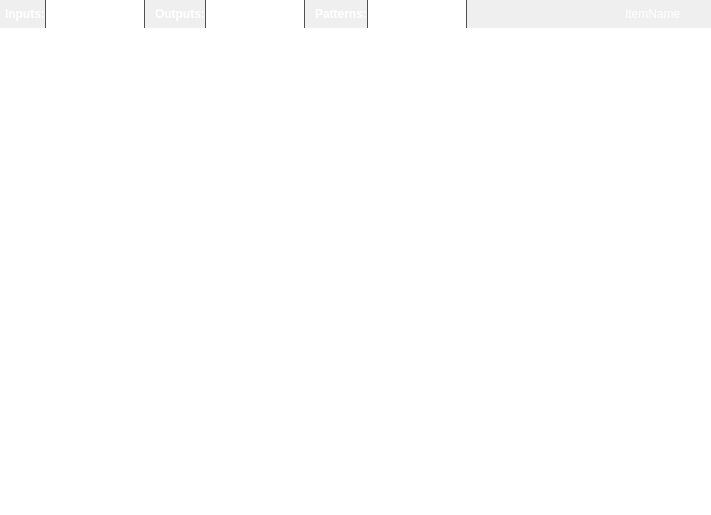
<?xml version="1.0" encoding="UTF-8"?>
<ui version="4.0">
 <class>DatasetEditWidget</class>
 <widget class="QWidget" name="DatasetEditWidget">
  <property name="geometry">
   <rect>
    <x>0</x>
    <y>0</y>
    <width>711</width>
    <height>515</height>
   </rect>
  </property>
  <property name="sizePolicy">
   <sizepolicy hsizetype="Preferred" vsizetype="Preferred">
    <horstretch>1</horstretch>
    <verstretch>0</verstretch>
   </sizepolicy>
  </property>
  <property name="minimumSize">
   <size>
    <width>80</width>
    <height>0</height>
   </size>
  </property>
  <property name="windowTitle">
   <string>Form</string>
  </property>
  <layout class="QVBoxLayout" name="verticalLayout">
   <property name="spacing">
    <number>0</number>
   </property>
   <property name="margin">
    <number>0</number>
   </property>
   <item>
    <widget class="QFrame" name="topToolBar">
     <property name="minimumSize">
      <size>
       <width>0</width>
       <height>28</height>
      </size>
     </property>
     <property name="maximumSize">
      <size>
       <width>16777215</width>
       <height>28</height>
      </size>
     </property>
     <property name="styleSheet">
      <string notr="true">#topToolBar{
	background-image: url(:toolbar);
}</string>
     </property>
     <property name="lineWidth">
      <number>0</number>
     </property>
     <layout class="QHBoxLayout" name="horizontalLayout">
      <property name="spacing">
       <number>0</number>
      </property>
      <property name="margin">
       <number>0</number>
      </property>
      <item>
       <widget class="QLabel" name="label">
        <property name="text">
         <string>&lt;html&gt;&lt;head/&gt;&lt;body&gt;&lt;p&gt;&lt;span style=&quot; font-weight:600; color:#ffffff;&quot;&gt;Inputs:&lt;/span&gt;&lt;/p&gt;&lt;/body&gt;&lt;/html&gt;</string>
        </property>
        <property name="indent">
         <number>5</number>
        </property>
       </widget>
      </item>
      <item>
       <widget class="QSpinBox" name="inputCountBox">
        <property name="minimumSize">
         <size>
          <width>100</width>
          <height>28</height>
         </size>
        </property>
        <property name="styleSheet">
         <string notr="true">QSpinBox{
	color: white;
	background-image: url(:/toolbarMidLight);
	border: 0px;
	margin: 0px;
	padding: 0px;
	border-left: 1px solid rgb(80, 80, 80);
	border-right: 1px solid rgb(80, 80, 80);
}

QSpinBox:hover{
	background-image: url(:/toolbarLight);
	border: 0px;
	margin: 0px;
	padding: 0px;
	border-left: 1px solid rgb(80, 80, 80);
	border-right: 1px solid rgb(80, 80, 80);
}

QSpinBox::up-button{
	border: 0px;
	margin: 0px;
	padding: 0px;
	width: 13px;
	height: 14px;
}

QSpinBox::down-button{
	border: 0px;
	margin: 0px;
	padding: 0px;
	width: 13px;
	height: 14px;
}

QSpinBox::up-arrow{
	image: url(:/spinBoxUp);
}

QSpinBox::down-arrow{
	image: url(:/spinBoxDown);
}</string>
        </property>
        <property name="frame">
         <bool>false</bool>
        </property>
        <property name="minimum">
         <number>1</number>
        </property>
       </widget>
      </item>
      <item>
       <widget class="QLabel" name="label_2">
        <property name="text">
         <string>&lt;html&gt;&lt;head/&gt;&lt;body&gt;&lt;p&gt;&lt;span style=&quot; font-weight:600; color:#ffffff;&quot;&gt;Outputs:&lt;/span&gt;&lt;/p&gt;&lt;/body&gt;&lt;/html&gt;</string>
        </property>
        <property name="indent">
         <number>10</number>
        </property>
       </widget>
      </item>
      <item>
       <widget class="QSpinBox" name="outputCountBox">
        <property name="minimumSize">
         <size>
          <width>100</width>
          <height>28</height>
         </size>
        </property>
        <property name="styleSheet">
         <string notr="true">QSpinBox{
	color: white;
	background-image: url(:/toolbarMidLight);
	border: 0px;
	margin: 0px;
	padding: 0px;
	border-left: 1px solid rgb(80, 80, 80);
	border-right: 1px solid rgb(80, 80, 80);
}

QSpinBox:hover{
	background-image: url(:/toolbarLight);
	border: 0px;
	margin: 0px;
	padding: 0px;
	border-left: 1px solid rgb(80, 80, 80);
	border-right: 1px solid rgb(80, 80, 80);
}

QSpinBox::up-button{
	border: 0px;
	margin: 0px;
	padding: 0px;
	width: 13px;
	height: 14px;
}

QSpinBox::down-button{
	border: 0px;
	margin: 0px;
	padding: 0px;
	width: 13px;
	height: 14px;
}

QSpinBox::up-arrow{
	image: url(:/spinBoxUp);
}

QSpinBox::down-arrow{
	image: url(:/spinBoxDown);
}</string>
        </property>
        <property name="frame">
         <bool>false</bool>
        </property>
        <property name="minimum">
         <number>1</number>
        </property>
       </widget>
      </item>
      <item>
       <widget class="QLabel" name="label_3">
        <property name="text">
         <string>&lt;html&gt;&lt;head/&gt;&lt;body&gt;&lt;p&gt;&lt;span style=&quot; font-weight:600; color:#ffffff;&quot;&gt;Patterns:&lt;/span&gt;&lt;/p&gt;&lt;/body&gt;&lt;/html&gt;</string>
        </property>
        <property name="indent">
         <number>10</number>
        </property>
       </widget>
      </item>
      <item>
       <widget class="QSpinBox" name="patternCountBox">
        <property name="minimumSize">
         <size>
          <width>100</width>
          <height>28</height>
         </size>
        </property>
        <property name="styleSheet">
         <string notr="true">QSpinBox{
	color: white;
	background-image: url(:/toolbarMidLight);
	border: 0px;
	margin: 0px;
	padding: 0px;
	border-left: 1px solid rgb(80, 80, 80);
	border-right: 1px solid rgb(80, 80, 80);
}

QSpinBox:hover{
	background-image: url(:/toolbarLight);
	border: 0px;
	margin: 0px;
	padding: 0px;
	border-left: 1px solid rgb(80, 80, 80);
	border-right: 1px solid rgb(80, 80, 80);
}

QSpinBox::up-button{
	border: 0px;
	margin: 0px;
	padding: 0px;
	width: 13px;
	height: 14px;
}

QSpinBox::down-button{
	border: 0px;
	margin: 0px;
	padding: 0px;
	width: 13px;
	height: 14px;
}

QSpinBox::up-arrow{
	image: url(:/spinBoxUp);
}

QSpinBox::down-arrow{
	image: url(:/spinBoxDown);
}</string>
        </property>
        <property name="frame">
         <bool>false</bool>
        </property>
        <property name="minimum">
         <number>1</number>
        </property>
       </widget>
      </item>
      <item>
       <spacer name="horizontalSpacer">
        <property name="orientation">
         <enum>Qt::Horizontal</enum>
        </property>
        <property name="sizeHint" stdset="0">
         <size>
          <width>94</width>
          <height>20</height>
         </size>
        </property>
       </spacer>
      </item>
      <item>
       <widget class="QLabel" name="itemName">
        <property name="palette">
         <palette>
          <active>
           <colorrole role="WindowText">
            <brush brushstyle="SolidPattern">
             <color alpha="255">
              <red>255</red>
              <green>255</green>
              <blue>255</blue>
             </color>
            </brush>
           </colorrole>
          </active>
          <inactive>
           <colorrole role="WindowText">
            <brush brushstyle="SolidPattern">
             <color alpha="255">
              <red>255</red>
              <green>255</green>
              <blue>255</blue>
             </color>
            </brush>
           </colorrole>
          </inactive>
          <disabled>
           <colorrole role="WindowText">
            <brush brushstyle="SolidPattern">
             <color alpha="255">
              <red>152</red>
              <green>152</green>
              <blue>153</blue>
             </color>
            </brush>
           </colorrole>
          </disabled>
         </palette>
        </property>
        <property name="font">
         <font>
          <weight>50</weight>
          <bold>false</bold>
         </font>
        </property>
        <property name="text">
         <string>ItemName</string>
        </property>
       </widget>
      </item>
      <item>
       <widget class="QToolButton" name="closeButton">
        <property name="minimumSize">
         <size>
          <width>0</width>
          <height>28</height>
         </size>
        </property>
        <property name="icon">
         <iconset resource="../styles.qrc">
          <normaloff>:/close22</normaloff>:/close22</iconset>
        </property>
        <property name="iconSize">
         <size>
          <width>22</width>
          <height>22</height>
         </size>
        </property>
        <property name="autoRaise">
         <bool>true</bool>
        </property>
       </widget>
      </item>
     </layout>
    </widget>
   </item>
   <item>
    <widget class="QTableView" name="tableView">
     <property name="contextMenuPolicy">
      <enum>Qt::CustomContextMenu</enum>
     </property>
     <property name="frameShape">
      <enum>QFrame::NoFrame</enum>
     </property>
     <property name="lineWidth">
      <number>0</number>
     </property>
     <property name="selectionMode">
      <enum>QAbstractItemView::SingleSelection</enum>
     </property>
     <property name="cornerButtonEnabled">
      <bool>true</bool>
     </property>
     <attribute name="horizontalHeaderCascadingSectionResizes">
      <bool>false</bool>
     </attribute>
     <attribute name="horizontalHeaderDefaultSectionSize">
      <number>80</number>
     </attribute>
     <attribute name="horizontalHeaderMinimumSectionSize">
      <number>25</number>
     </attribute>
     <attribute name="verticalHeaderDefaultSectionSize">
      <number>20</number>
     </attribute>
     <attribute name="verticalHeaderMinimumSectionSize">
      <number>20</number>
     </attribute>
    </widget>
   </item>
  </layout>
 </widget>
 <resources>
  <include location="../styles.qrc"/>
 </resources>
 <connections/>
</ui>
